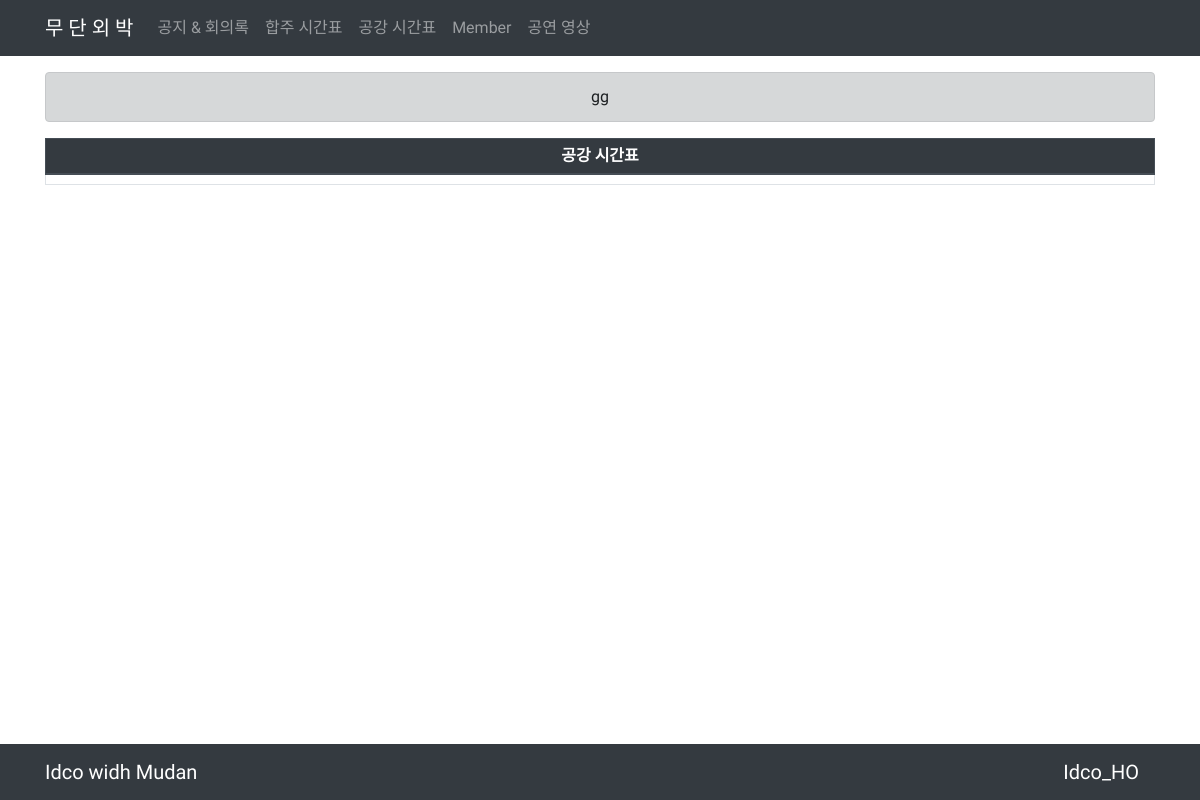
Page /freetimes/ on the earlier database version.
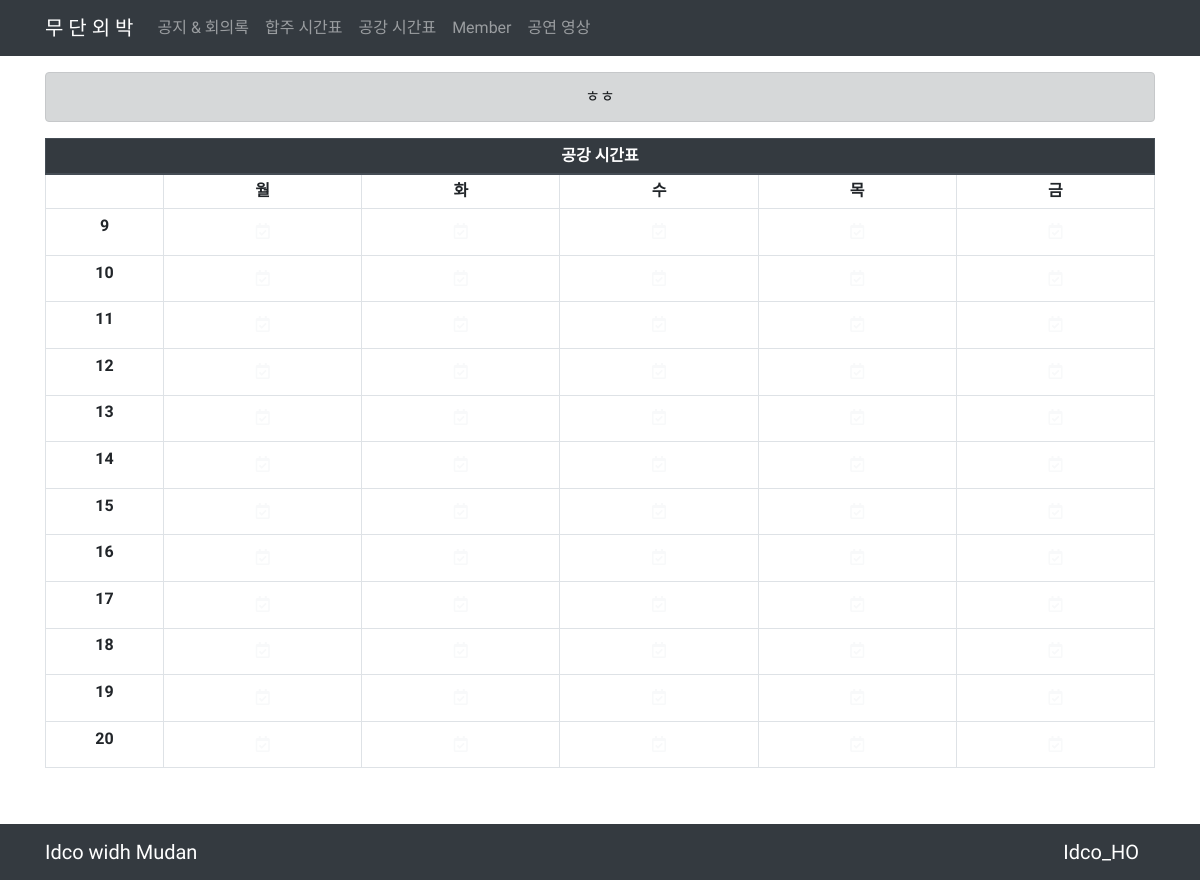
Same page on the later database version.
### notices/models.py (models this page shows)
class Onenotice(models.Model):
    content = models.CharField(max_length=20)

### freetimes/models.py (models this page shows, shortened)
class Freeweek(models.Model):
    day = models.CharField(max_length=5)

class Freehour(models.Model):
    clock = models.IntegerField()

### freetimes/views.py (the view)
# urls.py: path('', views.list, name='list'),
def list(request):
    onenotice = get_object_or_404(Onenotice, pk=1)
    freeweeks = Freeweek.objects.all()
    freehours  = Freehour.objects.all()
    tables = Table.objects.all()
    context = {'tables':tables, 'freeweeks':freeweeks, 'freehours':freehours, 'onenotice':onenotice}
    return render(request, 'freetimes/list.html', context)

### freetimes/templates/freetimes/list.html (shortened to what this page needs)
{% extends 'base.html' %}
{% block body %}
<div class="container">
    <table class="table table-bordered text-center table-hover table-sm">
        <thead class="thead-dark">
            <tr>
            <th scope="col" colspan="6">공강 시간표</th>
            </tr>
        </thead>
        <tbody>
            <tr>
                <td></td>
                {% for freeweek in freeweeks %}
                <th>{{ freeweek.day }}</td>
                {% endfor %}
            </tr>
            {% for freehour in freehours %}
            <tr>
            <th><div>{{ freehour.clock }}</div></th>
            <td>
                <button type="button" class="btn btn-outline-light" data-toggle="modal" data-target="#monday_{{ freehour.clock }}">
                        <i class="far fa-calendar-check"></i>
                </button>
            </td>
            <td>
                <button type="button" class="btn btn-outline-light" data-toggle="modal" data-target="#Tuesday_{{ freehour.clock }}">
                    <i class="far fa-calendar-check"></i>
                </button>
            </td>
            <td>
                <button type="button" class="btn btn-outline-light" data-toggle="modal" data-target="#Wednesday_{{ freehour.clock }}">
                    <i class="far fa-calendar-check"></i>
                </button>
            </td>
            <td>
                <button type="button" class="btn btn-outline-light" data-toggle="modal" data-target="#Thursday_{{ freehour.clock }}">
                    <i class="far fa-calendar-check"></i>
                </button>
            </td>
            <td>
                <button type="button" class="btn btn-outline-light" data-toggle="modal" data-target="#Friday_{{ freehour.clock }}">
                    <i class="far fa-calendar-check"></i>
                </button>
            </td>
            </tr>
            {% endfor %}
        </tbody>
    </table>
</div>
{% endblock %}

### mudan_web/templates/base.html (shortened to what this page needs)
<!DOCTYPE html>
<html lang="en">
<head>
    <link rel="stylesheet" href="https://stackpath.bootstrapcdn.com/bootstrap/4.3.1/css/bootstrap.min.css">
    <link rel="stylesheet" href="https://use.fontawesome.com/releases/v5.8.2/css/all.css">
</head>
<body>
    <nav class="sticky-top navbar navbar-dark bg-dark navbar-expand-lg navbar-light bg-light mb-3">
        <div class="container">
            <a class="navbar-brand" href="#">무 단 외 박</a>
            <div class="collapse navbar-collapse" id="navbarNavAltMarkup">
                <div class="navbar-nav">
                <a class="nav-item nav-link {% if app_name == 'notices' %}active{% endif %}" href="{% url 'notices:list' %}">공지 & 회의록</a>
                <a class="nav-item nav-link {% if request.path == '/notices/'%}active{% endif %}" href="{% url 'worktimes:list' %}">합주 시간표</a>
                <a class="nav-item nav-link {% if request.path == '/notices/'%}active{% endif %}" href="{% url 'freetimes:list' %}">공강 시간표</a>
                <a class="nav-item nav-link {% if request.path == '/members/'%}active{% endif %}" href="{% url 'members:list' %}">Member</a>
                <a class="nav-item nav-link {% if request.path == '/videos/'%}active{% endif %}" href="{% url 'videos:list' %}">공연 영상</a>
            </div>
        </div>
    </nav>
    <div class="container">
        <div class="alert alert-dark text-center" role="alert">
            {{ onenotice.content }}
        </div>
    </div>
    {% block body %}
    {% endblock %}
    <div class="mb-5 pb-5"></div>
    <div class="fixed-bottom">
        <nav class="navbar navbar-dark bg-dark">
            <div class="container">
                <div class="navbar-brand">Idco widh Mudan</div>
                <div class="navbar-brand">Idco_HO</div>
            </div>
        </nav>
    </div>
</body>
</html>

Differences in the rows shown:
changed Onenotice: content "gg" → "ㅎㅎ"
added Freeweek: day "월"
added Freeweek: day "화"
added Freeweek: day "수"
added Freeweek: day "목"
added Freeweek: day "금"
added Freehour: clock "9"
added Freehour: clock "10"
added Freehour: clock "11"
added Freehour: clock "12"
added Freehour: clock "13"
added Freehour: clock "14"
added Freehour: clock "15"
added Freehour: clock "16"
added Freehour: clock "17"
added Freehour: clock "18"
added Freehour: clock "19"
added Freehour: clock "20"
